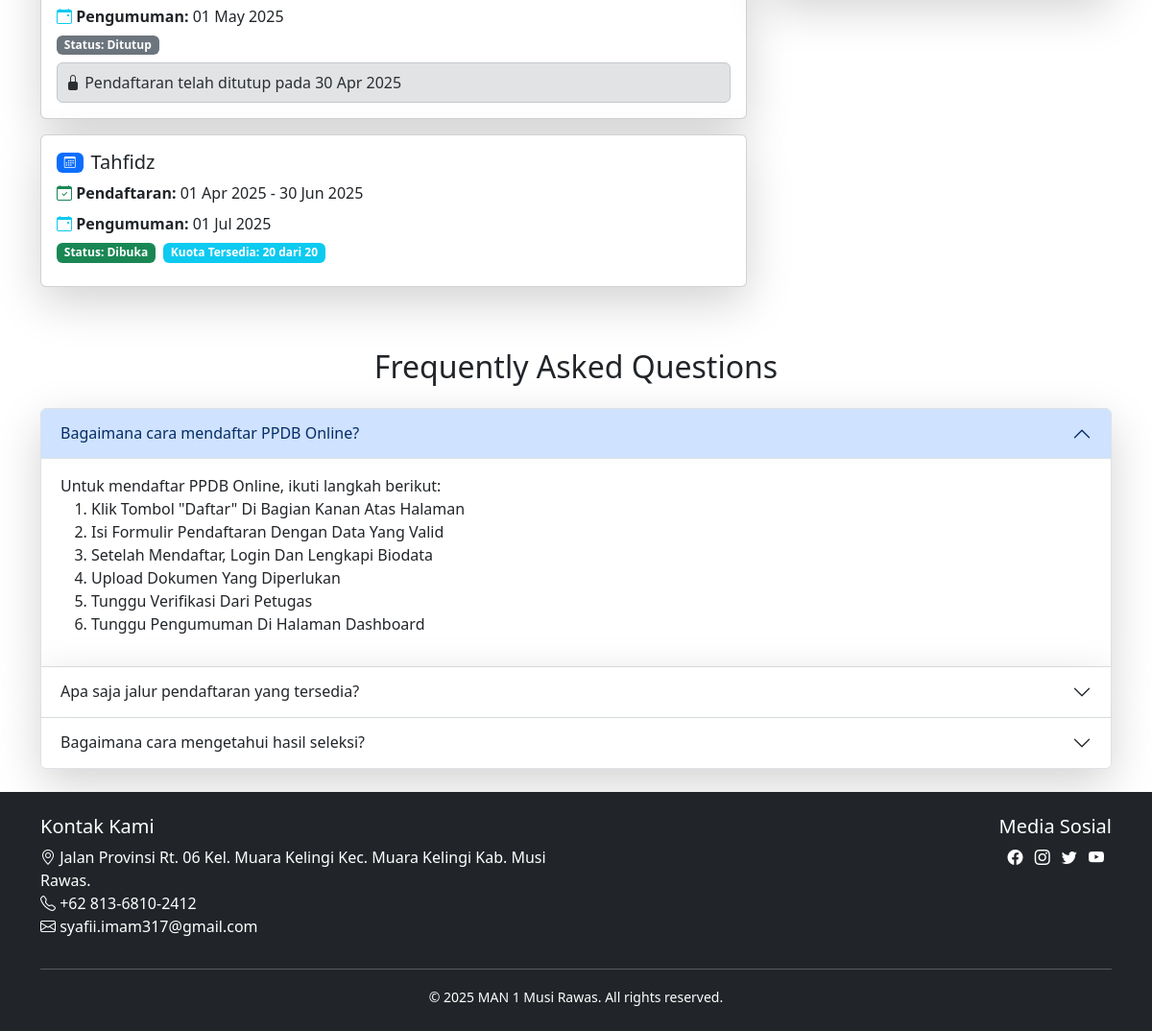
Before: / (lower part) with the older database file.
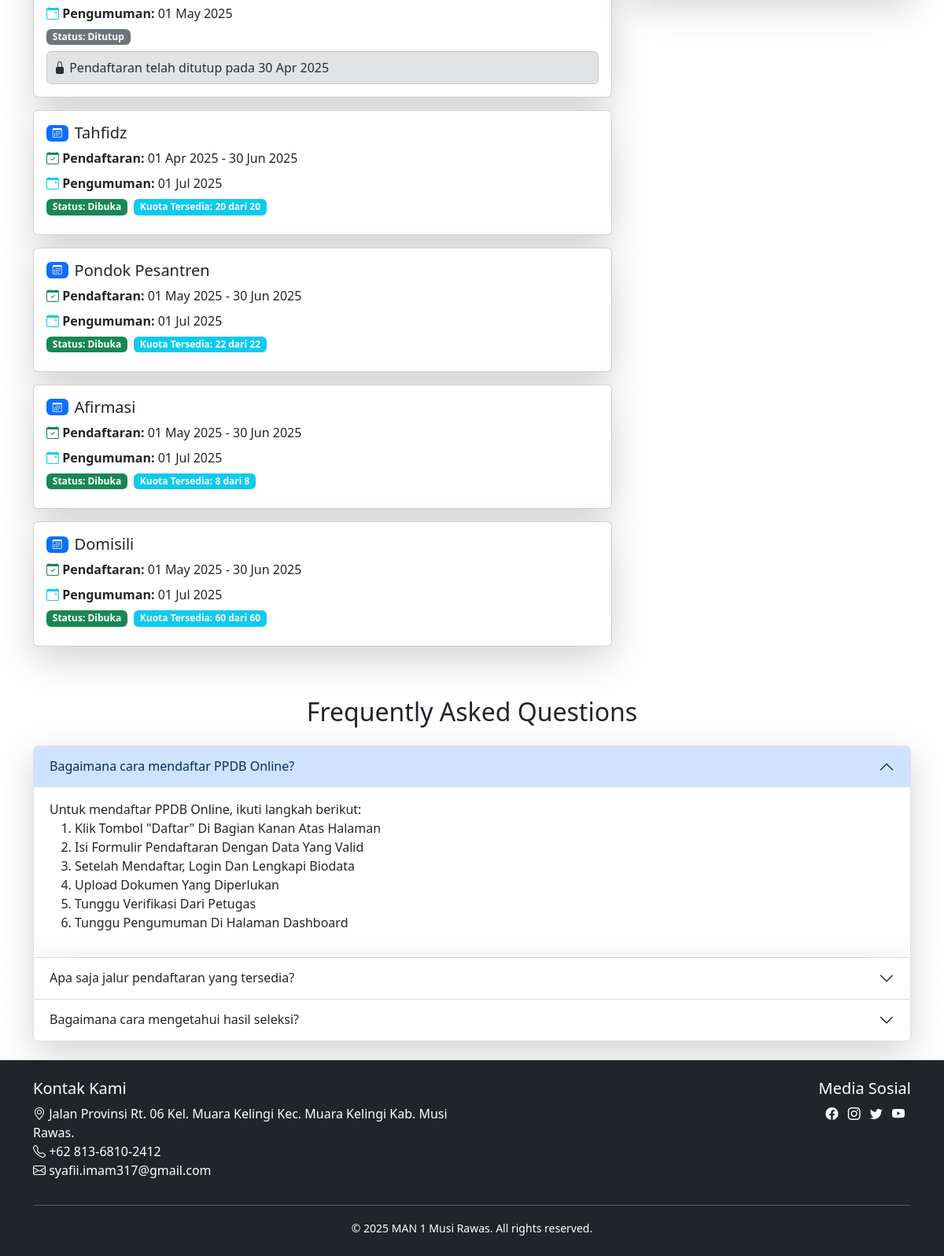
After: the same page with the newer database file.
### tables this page shows
CREATE TABLE jalur_pendaftaran (
    id INT PRIMARY KEY AUTO_INCREMENT,
    nama_jalur VARCHAR(50) UNIQUE,
    kuota INT,
    tanggal_buka DATETIME,
    tanggal_tutup DATETIME,
    tanggal_pengumuman DATETIME,
    created_at TIMESTAMP DEFAULT CURRENT_TIMESTAMP
);

### index.php (the view, shortened to what this page needs)
<?php
require_once __DIR__.'/includes/functions.php';
$now = new DateTime('now', new DateTimeZone('Asia/Jakarta'));
$current_date = $now->format('Y-m-d H:i:s');
$query = "SELECT j.*,
          DATE_FORMAT(j.tanggal_buka, '%d %b %Y') AS formatted_tanggal_buka,
          DATE_FORMAT(j.tanggal_tutup, '%d %b %Y') AS formatted_tanggal_tutup,
          DATE_FORMAT(j.tanggal_pengumuman, '%d %b %Y') AS formatted_tanggal_pengumuman,
          j.tanggal_buka as real_tanggal_buka,
          j.tanggal_tutup as real_tanggal_tutup,
          (SELECT COUNT(*) FROM peserta WHERE jalur_id = j.id) as total_pendaftar
          FROM jalur_pendaftaran j
          WHERE j.nama_jalur = ?
          LIMIT 1";
$jalur_pendaftaran = [];
$jalur_order = ['Reguler', 'Prestasi', 'Tahfidz', 'Pondok Pesantren', 'Afirmasi', 'Domisili'];
foreach ($jalur_order as $nama_jalur) {
    $stmt = $pdo->prepare($query);
    $stmt->execute([$nama_jalur]);
    $jalur = $stmt->fetch(PDO::FETCH_ASSOC);
    if ($jalur) {
        $jalur['sisa_kuota'] = $jalur['kuota'] - $jalur['total_pendaftar'];
        if ($current_date < $jalur['real_tanggal_buka']) {
            $jalur['status_jalur'] = 'Belum Dibuka';
        } elseif ($current_date >= $jalur['real_tanggal_tutup']) {
            $jalur['status_jalur'] = 'Ditutup';
        } elseif ($jalur['sisa_kuota'] <= 0) {
            $jalur['status_jalur'] = 'Kuota Penuh';
        } else {
            $jalur['status_jalur'] = 'Dibuka';
        }
        $jalur_pendaftaran[] = $jalur;
    }
}
?>
<!DOCTYPE html>
<html lang="id">
<head>
    <link href="https://cdn.jsdelivr.net/npm/bootstrap@5.3.0/dist/css/bootstrap.min.css" rel="stylesheet">
    <link rel="stylesheet" href="https://cdn.jsdelivr.net/npm/bootstrap-icons@1.11.1/font/bootstrap-icons.css">
</head>
<body>
    <div class="container">
        <section class="mb-4 mt-0 pt-4" id="jadwal">
            <div class="row">
                <div class="col-lg-8">
                    <div class="timeline">
                        <?php foreach ($jalur_pendaftaran as $jalur): ?>
                        <div class="card mb-3 border-100 shadow-lg">
                            <div class="card-body">
                                <div class="d-flex align-items-center mb-2">
                                    <span class="badge bg-primary me-2">
                                        <i class="bi bi-calendar3"></i>
                                    </span>
                                    <h5 class="card-title mb-0"><?= htmlspecialchars($jalur['nama_jalur']) ?></h5>
                                </div>
                                <div class="timeline-info">
                                    <p class="mb-2">
                                        <i class="bi bi-calendar-check text-success"></i>
                                        <strong>Pendaftaran:</strong>
                                        <?= htmlspecialchars($jalur['formatted_tanggal_buka']) ?> - <?= htmlspecialchars($jalur['formatted_tanggal_tutup']) ?>
                                    </p>
                                    <p class="mb-2">
                                        <i class="bi bi-calendar-event text-info"></i>
                                        <strong>Pengumuman:</strong>
                                        <?= htmlspecialchars($jalur['formatted_tanggal_pengumuman']) ?>
                                    </p>
                                    <div class="d-flex flex-wrap gap-2 mb-2">
                                        <span class="badge bg-<?= $jalur['status_jalur'] === 'Dibuka' ? 'success' :
                                                              ($jalur['status_jalur'] === 'Kuota Penuh' ? 'danger' :
                                                              ($jalur['status_jalur'] === 'Ditutup' ? 'secondary' : 'warning')) ?>">
                                            Status: <?= htmlspecialchars($jalur['status_jalur']) ?>
                                        </span>
                                        <?php if ($jalur['status_jalur'] !== 'Ditutup'): ?>
                                            <span class="badge bg-<?= $jalur['sisa_kuota'] <= 0 ? 'danger' : 'info' ?>">
                                                Kuota Tersedia: <?= htmlspecialchars($jalur['sisa_kuota']) ?> dari <?= htmlspecialchars($jalur['kuota']) ?>
                                            </span>
                                        <?php endif; ?>
                                    </div>
                                    <?php if ($jalur['sisa_kuota'] <= 0): ?>
                                        <div class="alert alert-danger p-2 mb-0">
                                            <i class="bi bi-exclamation-triangle-fill"></i>
                                            Kuota pendaftaran telah penuh (<?= htmlspecialchars($jalur['total_pendaftar']) ?>/<?= htmlspecialchars($jalur['kuota']) ?> pendaftar)
                                        </div>
                                    <?php elseif ($jalur['status_jalur'] === 'Belum Dibuka'): ?>
                                        <div class="alert alert-info p-2 mb-0">
                                            <i class="bi bi-info-circle-fill"></i> Pendaftaran akan dibuka pada <?= htmlspecialchars($jalur['formatted_tanggal_buka']) ?>
                                        </div>
                                    <?php elseif ($jalur['status_jalur'] === 'Ditutup'): ?>
                                        <div class="alert alert-secondary p-2 mb-0">
                                            <i class="bi bi-lock-fill"></i> Pendaftaran telah ditutup pada <?= htmlspecialchars($jalur['formatted_tanggal_tutup']) ?>
                                        </div>
                                    <?php endif; ?>
                                </div>
                            </div>
                        </div>
                        <?php endforeach; ?>
                    </div>
                </div>
                <div class="col-lg-4">
                </div>
            </div>
        </section>
        <section class="mb-4 mt-0 pt-4" id="faq">
            <h2 class="text-center mb-4">Frequently Asked Questions</h2>
            <div class="accordion" id="faqAccordion">
                <div class="accordion-item border-100 shadow-lg">
                    <h3 class="accordion-header">
                        <button class="accordion-button" type="button" data-bs-toggle="collapse" data-bs-target="#faq1">
                            Bagaimana cara mendaftar PPDB Online?
                        </button>
                    </h3>
                    <div id="faq1" class="accordion-collapse collapse show" data-bs-parent="#faqAccordion">
                        <div class="accordion-body">
                            Untuk mendaftar PPDB Online, ikuti langkah berikut:
                            <ol>
                                <li>Klik Tombol "Daftar" Di Bagian Kanan Atas Halaman</li>
                                <li>Isi Formulir Pendaftaran Dengan Data Yang Valid</li>
                                <li>Setelah Mendaftar, Login Dan Lengkapi Biodata</li>
                                <li>Upload Dokumen Yang Diperlukan</li>
                                <li>Tunggu Verifikasi Dari Petugas</li>
                                <li>Tunggu Pengumuman Di Halaman Dashboard</li>
                            </ol>
                        </div>
                    </div>
                </div>
                <div class="accordion-item border-100 shadow-lg">
                    <h3 class="accordion-header">
                        <button class="accordion-button collapsed" type="button" data-bs-toggle="collapse" data-bs-target="#faq2">
                            Apa saja jalur pendaftaran yang tersedia?
                        </button>
                    </h3>
                </div>
                <div class="accordion-item border-100 shadow-lg">
                    <h3 class="accordion-header">
                        <button class="accordion-button collapsed" type="button" data-bs-toggle="collapse" data-bs-target="#faq3">
                            Bagaimana cara mengetahui hasil seleksi?
                        </button>
                    </h3>
                </div>
            </div>
        </section>
    </div>
    <footer class="bg-dark text-white py-4">
        <div class="container">
            <div class="row">
                <div class="col-md-6">
                    <h5>Kontak Kami</h5>
                    <p>
                        <i class="bi bi-geo-alt"></i> Jalan Provinsi Rt. 06 Kel. Muara Kelingi Kec. Muara Kelingi Kab. Musi Rawas.<br>
                        <i class="bi bi-telephone"></i> +62 813-6810-2412 <br>
                        <i class="bi bi-envelope"></i> syafii.imam317@gmail.com
                    </p>
                </div>
                <div class="col-md-6 text-md-end">
                    <h5>Media Sosial</h5>
                    <div class="social-links">
                        <a href="#" class="text-white me-2"><i class="bi bi-facebook"></i></a>
                        <a href="#" class="text-white me-2"><i class="bi bi-instagram"></i></a>
                        <a href="#" class="text-white me-2"><i class="bi bi-twitter"></i></a>
                        <a href="#" class="text-white me-2"><i class="bi bi-youtube"></i></a>
                    </div>
                </div>
            </div>
            <hr>
            <div class="text-center">
                <small>&copy; <?= date('Y') ?> MAN 1 Musi Rawas. All rights reserved.</small>
            </div>
        </div>
    </footer>
</body>
</html>

### index.php (style rules this page uses)
body { padding-top: 75px; }

Changed rows visible on the page:
added jalur_pendaftaran: nama_jalur "Pondok Pesantren", formatted_tanggal_buka "01 May 2025", formatted_tanggal_tutup "30 Jun 2025", formatted_tanggal_pengumuman "01 Jul 2025", status_jalur "Dibuka", kuota "22"
added jalur_pendaftaran: nama_jalur "Afirmasi", formatted_tanggal_buka "01 May 2025", formatted_tanggal_tutup "30 Jun 2025", formatted_tanggal_pengumuman "01 Jul 2025", status_jalur "Dibuka", kuota "8"
added jalur_pendaftaran: nama_jalur "Domisili", formatted_tanggal_buka "01 May 2025", formatted_tanggal_tutup "30 Jun 2025", formatted_tanggal_pengumuman "01 Jul 2025", status_jalur "Dibuka", kuota "60"
